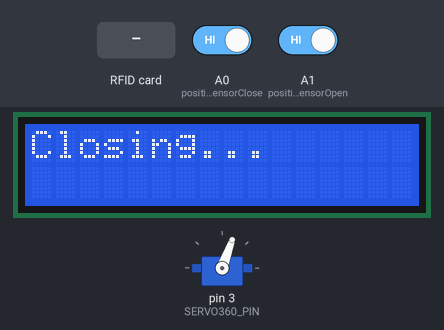
Recording of a sketch running on a simulated Arduino Uno, built with avr-gcc and run on an emulated ATmega328P. Shown: servo, 16×2 character LCD. Inputs (shaded band) come from the test bench; at power-on: A0 (positionsensorClose) HIGH, A1 (positionsensorOpen) HIGH. What the sketch prints to the serial monitor is not drawn.

Above: at 0.9 s.
1.0 s: A0 (positionsensorClose) driven LOW
At 1.4 s:
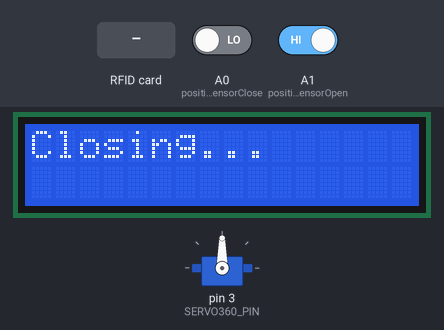
At 2.6 s:
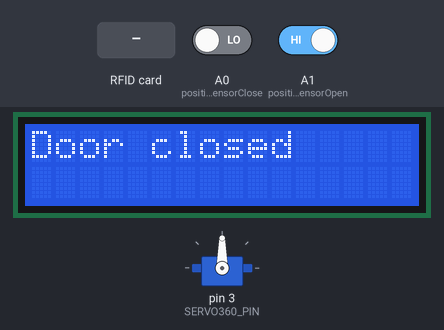
3.0 s: RFID card A3 83 0D 14 held to the reader
At 3.6 s:
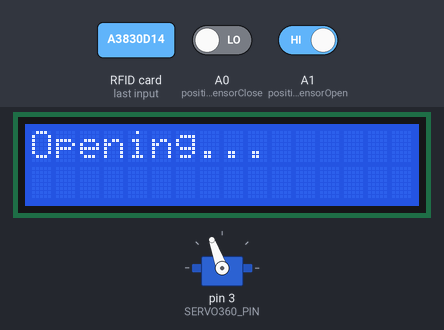
Timing chart, 0 to 6.0 s (numbered marks = the images above; inputs shaded):
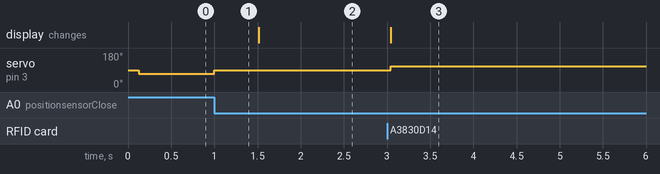

Measured:
- after the input at 1.0 s, servo on pin 3 (SERVO360_PIN): 70° → 90° at once
- after the input at 3.0 s, servo on pin 3 (SERVO360_PIN): 90° → 110° at once; the display: changes at once (image 3)

The sketch:

r3.ino
```cpp
// Cau hinh cho RFID
#include <SPI.h>
#include <MFRC522.h>
#define SS_PIN 10
#define RST_PIN 9
// RST   9
// SDA   10
// MOSI  11
// MISO  12
// SCK   13
MFRC522 rfid(SS_PIN, RST_PIN);
// Init array that will store new NUID
String validCards[] = {
  "A3 83 0D 14",
  "23 73 EE 2F"
};
////////////////////////////////////////////////////////////
// Cau hinh servo
#include "Servo.h"
#define SERVO360_PIN 3
Servo servo360;
enum DoorState { CLOSED, OPEN };
DoorState doorState = CLOSED;
bool isOpening = false;
////////////////////////////////////////////////////////////
// Cau hinh cam bien hong ngoai
#define infraredsensor A2
// Cam bien hanh trinh
#define positionsensorClose A0  // Cam bien khi dong
#define positionsensorOpen A1  // Cam bien khi mo
////////////////////////////////////////////////////////////
// Cau hinh cho UART
#include <Arduino.h>
////////////////////////////////////////////////////////////
#include <LiquidCrystal_I2C.h>
LiquidCrystal_I2C lcd(0x27, 16, 2);
// SDA A4
// SCL A5

char command = 'b';

void setup() {
  Serial.begin(9600);
  ////////////////////////////////////////////////////////////
  // RFID
  SPI.begin(); // Init SPI bus
  rfid.PCD_Init(); // Init MFRC522
  ////////////////////////////////////////////////////////////
  // Setup servo
  servo360.attach(SERVO360_PIN);
  ////////////////////////////////////////////////////////////
  // Cau hinh chan cam bien
  pinMode(infraredsensor, INPUT);
  pinMode(positionsensorClose,INPUT_PULLUP);
  pinMode(positionsensorOpen, INPUT_PULLUP);
  ////////////////////////////////////////////////////////////
  // khoi tao lcd i2c
  lcd.init();
  lcd.backlight();
  ////////////////////////////////////////////////////////////
  // Quay servo để đóng cửa đến khi chạm cảm biến hành trình đóng
  Serial.println("Initializing: Closing door...");
  lcd.setCursor(0, 0);
  lcd.print("Closing...");
  servo360.write(70);
  // Chờ đến khi cảm biến đóng bị kích hoạt
  while (digitalRead(positionsensorClose) == HIGH) {
    // Đợi cho đến khi cửa đóng hoàn toàn
  }
  // Dừng servo
  servo360.write(90); // 90 là điểm dừng cho servo 360 độ
  delay(500); // Cho servo ổn định
  // Cập nhật trạng thái cửa
  doorState = CLOSED;
  Serial.println("DOOR_STATE: CLOSED");
  lcd.clear();
  lcd.setCursor(0, 0);
  lcd.print("Door closed");
}

void loop() {
  if (Serial.available()) {
    command = Serial.read();
    if (Serial.read() == 'o' && !isOpening && doorState == CLOSED) {
      isOpening = true;
      openDoor();
      delay(6000);
      closeDoorWithIRCheck();
      isOpening = false;
      command = 'b';
    }
  }

  if (!rfid.PICC_IsNewCardPresent()) return;
  if (!rfid.PICC_ReadCardSerial()) return;
  String uidStr = getCardUID(rfid.uid);
  Serial.print("Đã quét thẻ: ");
  Serial.println(uidStr);

  if (isValidCard(uidStr) && !isOpening && doorState == CLOSED){
      Serial.println("Thẻ hợp lệ! Gửi lệnh mở cửa.");
      isOpening = true;
      openDoor();
      delay(6000);
      closeDoorWithIRCheck();
      isOpening = false;
  }
  rfid.PICC_HaltA();
  rfid.PCD_StopCrypto1();
}

void openDoor() {
  lcd.clear();
  lcd.print("Opening...");
  servo360.write(110); // quay mở

  while (digitalRead(positionsensorOpen) == HIGH) {
    delay(10); // chờ đến khi chạm công tắc mở
  }

  servo360.write(90); // dừng
  lcd.clear();
  lcd.print("Door opened");
  doorState = OPEN;
  Serial.println("DOOR_STATE: OPEN");
}

void closeDoorWithIRCheck() {
  lcd.clear();
  lcd.print("Closing...");
  servo360.write(70); // quay đóng

  while (digitalRead(positionsensorClose) == HIGH) {
    if (digitalRead(infraredsensor) == LOW) {
      lcd.clear();
      lcd.print("Obstacle!");
      openDoor();           // mở lại
      delay(3000);          // đợi 3s
      lcd.clear();
      lcd.print("Retry close");
      servo360.write(70);      // thử đóng lại
    }
    delay(10);
  }

  servo360.write(90); // dừng
  lcd.clear();
  lcd.print("Door closed");
  doorState = CLOSED;
  Serial.println("DOOR_STATE: CLOSED");
}

String getCardUID(MFRC522::Uid uid) {
  String uidStr = "";
  for (byte i = 0; i < uid.size; i++) {
    if (uid.uidByte[i] < 0x10) uidStr += "0"; // thêm số 0 nếu < 0x10
    uidStr += String(uid.uidByte[i], HEX);
    if (i < uid.size - 1) uidStr += " ";
  }
  uidStr.toUpperCase(); // viết hoa để khớp
  return uidStr;
}

bool isValidCard(String uidStr) {
  for (String card : validCards) {
    if (uidStr == card) return true;
  }
  return false;
}
```
